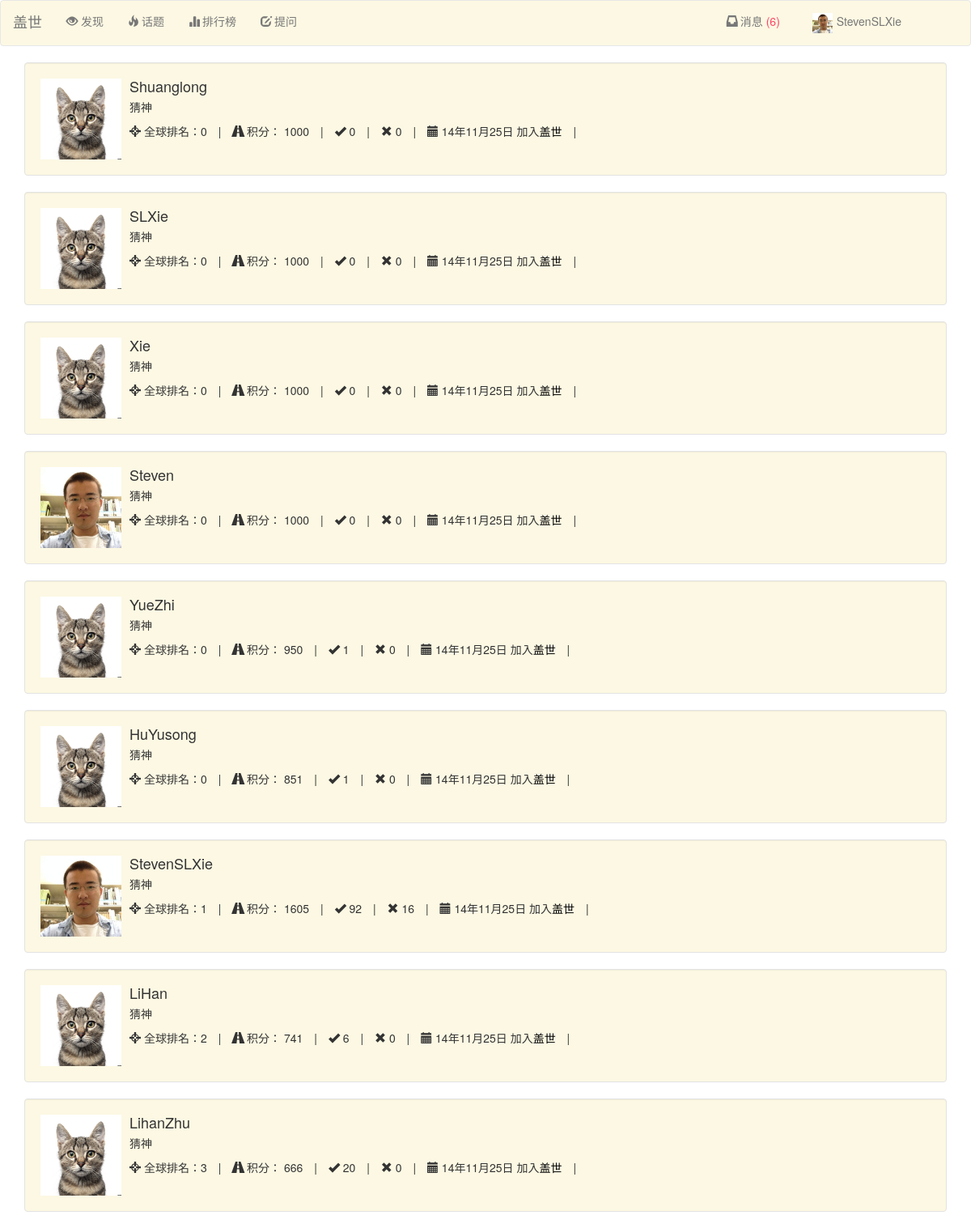
Page /leaderboard (signed in) on the committed database.
### Guess/models.py (models this page shows)
class Person(models.Model):
	user = models.OneToOneField(User)
	point = models.IntegerField(default=1000)
	photo = models.FileField(upload_to='%Y/%m/%d/', default= 'cat.jpg')
	expertise = models.ManyToManyField(PersonTag)
	win = models.IntegerField(default=0)
	lose = models.IntegerField(default=0)
	game = models.IntegerField(default=0)
	rank = models.IntegerField(default=0)
	joined = models.DateTimeField(default=datetime.datetime.now())
	title = models.CharField(max_length=30, default="新人")
	class Meta:
		ordering = ('point', 'win',)

### Guess/views.py (the view)
# urls.py: url(r'^leaderboard$', 'Guess.views.leaderboard', name='leaderboard'),
def leaderboard(request):
	if not request.user.is_authenticated():
		return redirect(reverse('login'))
	cur_person = Person.objects.get(user=request.user)
	persons = Person.objects.all().order_by('rank','-point','-win')
	para = {}
	para['persons'] = persons
	para = encap_para(para, cur_person)
	return render(request,'leaderboard.html',para)

### Guess/views.py (called while the page is built)
def find_unread(person):
	return Message.objects.filter(owner=person, read=False)

def encap_para(para,person):
	messages = find_unread(person)
	para['unread'] = len(messages)
	para['messages'] = messages
	para['person'] = person
	return para

### Guess/templates/leaderboard.html (shortened to what this page needs)
{% load bootstrap3 %}
{% include "nav_bar.html" %}
<link rel="stylesheet" href="http://cdnjs.cloudflare.com/ajax/libs/font-awesome/4.1.0/css/font-awesome.min.css"/>
{% for person in persons %}
<div class="container">
  <div class="well well-frame-c">
      <div class="media">
      	<a class="pull-left" href="#">
            		<img class="media-object" src="/static/images/{{ person.photo.url }}" height="100" width="100">
  		</a>
  		<div class="media-body">
            <h4 class="media-heading">{{ person.user }}</h4>
             <p>猜神</p>
          <ul class="list-inline list-unstyled">
            <li><span><i class="glyphicon glyphicon-screenshot"></i> 全球排名：{{ person.rank }} </span></li>
            <li>|</li>
            <li><span><i class="glyphicon glyphicon-road"></i> 积分： {{ person.point }}</span></li>
            <li>|</li>
            <li><span><i class="glyphicon glyphicon-ok"></i> {{ person.win }}</span></li>
            <li>|</li>
            <li><span><i class="glyphicon glyphicon-remove"></i> {{ person.lose }}</span></li>
            <li>|</li>
            <li><span><i class="glyphicon glyphicon-calendar"></i> {{ person.joined | date:"y年m月d日" }} 加入<a href="{% url 'home' %}" style="color: #000000;">盖世</a> </span></li>
            <li>|</li>
			</ul>
       </div>
    </div>
  </div>
</div>
{% endfor %}

### Guess/templates/nav_bar.html (shortened to what this page needs)
<head>
    <link href='static/bootstrap/css/bootstrap.min.css' rel='stylesheet'>
</head>
<nav class="navbar navbar-default nav-frame-c" role="navigation">
  <div class="container-fluid">
    <div class="navbar-header">
      <a class="navbar-brand" href="{% url 'home' %}">盖世</a>
    </div>
    <div class="collapse navbar-collapse" id="bs-example-navbar-collapse-1">
      <ul class="nav navbar-nav">
        <li><a href="{% url 'home' %}"><i class="glyphicon glyphicon-eye-open"></i> 发现</a></li>
        <li id="tag_list" class="dropdown">
            <a id="tags" href="" class="dropdown-toggle" data-toggle="dropdown"><i class="glyphicon glyphicon-fire" style="margin-right: 3px;"></i>话题</a>
        </li>
        <li><a href="{% url 'leaderboard' %}"><i class="glyphicon glyphicon-stats" style="margin-right: 3px;"></i>排行榜</a></li>
        <li><a href="{% url 'proposal' %}"><i class="glyphicon glyphicon-edit" style="margin-right: 3px;"></i>提问</a></li>
      </ul>
      <ul class="nav navbar-nav navbar-right" style="margin-right: 40px;">
        <li id="notify_list" class="dropdown" style="margin-right: 10px;">
            {% if unread == 0 %}
            <a id="notifications" href="#" class="dropdown-toggle" data-toggle="dropdown"><i class="glyphicon glyphicon-inbox" style="margin-right: 3px;"></i>消息</a>
            {% else %}
            <a id="notifications" href="#" class="dropdown-toggle" data-toggle="dropdown"><i class="glyphicon glyphicon-inbox" style="margin-right: 3px;"></i>消息<span class="unread"> ({{ unread }})</span></a>
            {% endif %}
        </li>
        <li id='dropdown_list' class="dropdown">
          <a id="account_dropdown" href="#" class="dropdown-toggle" data-toggle="dropdown"> <img src="/static/images/{{ person.photo.url }} " style="width: 25px; height: 25px; margin-right: 5px; margin-bottom: 0px;margin-top: 0px;"/>{{ person.user.username }}</a>
        </li>
      </ul>
    </div>
  </div>
</nav>

### Guess/templates/nav_bar.html (style rules this page uses)
.nav-frame-c { background: rgba(252,248,227,1); }
.unread { color: rgba(254,67,101,1); }

### Guess/templates/leaderboard.html (style rules this page uses)
.well-frame-c { background: rgba(252,248,227,1); }

### rows in the picture
Person: photo (picture), user.username "StevenSLXie", user "StevenSLXie", rank "1", point "1605", win "92", lose "16", joined "14年11月25日"
Person: photo (picture), user "Shuanglong", rank "0", point "1000", win "0", lose "0", joined "14年11月25日"
Person: photo (picture), user "SLXie", rank "0", point "1000", win "0", lose "0", joined "14年11月25日"
Person: photo (picture), user "Xie", rank "0", point "1000", win "0", lose "0", joined "14年11月25日"
Person: photo (picture), user "Steven", rank "0", point "1000", win "0", lose "0", joined "14年11月25日"
Person: photo (picture), user "YueZhi", rank "0", point "950", win "1", lose "0", joined "14年11月25日"
Person: photo (picture), user "HuYusong", rank "0", point "851", win "1", lose "0", joined "14年11月25日"
Person: photo (picture), user "LiHan", rank "2", point "741", win "6", lose "0", joined "14年11月25日"
Person: photo (picture), user "LihanZhu", rank "3", point "666", win "20", lose "0", joined "14年11月25日"

### other values in the picture
{{ unread }} "6"
